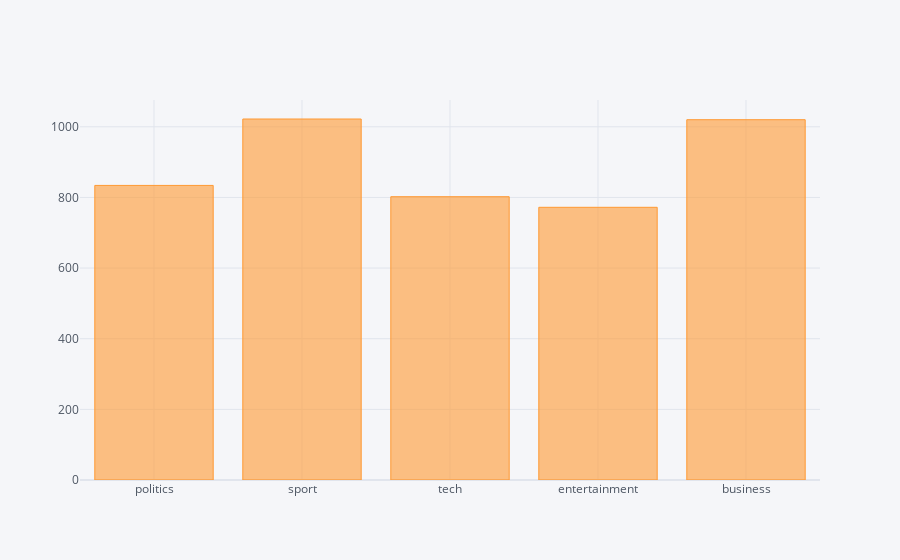

Source (notebook cell):
### Markdown cell above
Distribution of Number of Articles in Each Category

### Code cell
from collections import Counter

ct = Counter(df[df['article_or_summary']=="News Articles"]["category"])
pd.DataFrame({"category":ct.keys(), "value":ct.values()}).iplot(kind='bar', x='category', y='value')

### Figure 1 — Plotly figure (JSON) as saved in the notebook; plotly's stock layout.template omitted (floating-point values rounded to 4 significant figures)
{"data": [{"marker": {"color": "rgba(255, 153, 51, 0.6)", "line": {"color": "rgba(255, 153, 51, 1.0)", "width": 1}}, "name": "value", "orientation": "v", "text": "", "type": "bar", "x": ["politics", "sport", "tech", "entertainment", "business"], "y": [834, 1022, 802, 772, 1020]}], "layout": {"legend": {"bgcolor": "#F5F6F9", "font": {"color": "#4D5663"}}, "paper_bgcolor": "#F5F6F9", "plot_bgcolor": "#F5F6F9", "title": {"font": {"color": "#4D5663"}}, "xaxis": {"gridcolor": "#E1E5ED", "showgrid": true, "tickfont": {"color": "#4D5663"}, "title": {"font": {"color": "#4D5663"}, "text": ""}, "zerolinecolor": "#E1E5ED"}, "yaxis": {"gridcolor": "#E1E5ED", "showgrid": true, "tickfont": {"color": "#4D5663"}, "title": {"font": {"color": "#4D5663"}, "text": ""}, "zerolinecolor": "#E1E5ED"}}}
